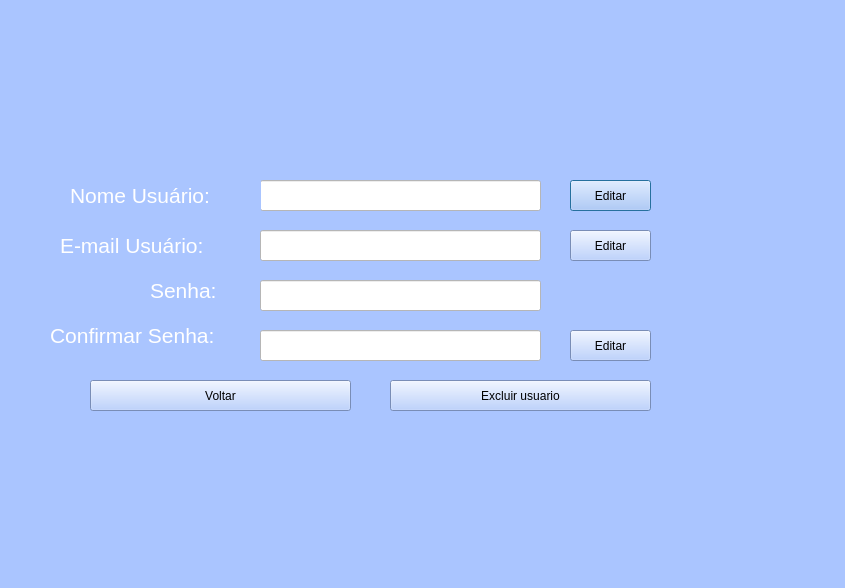
<?xml version="1.0" encoding="UTF-8"?>
<ui version="4.0">
 <class>Dialog</class>
 <widget class="QDialog" name="Dialog">
  <property name="geometry">
   <rect>
    <x>0</x>
    <y>0</y>
    <width>845</width>
    <height>588</height>
   </rect>
  </property>
  <property name="windowTitle">
   <string>Dialog</string>
  </property>
  <property name="styleSheet">
   <string notr="true">background-color: rgb(170, 197, 255);</string>
  </property>
  <widget class="QLineEdit" name="C_senha">
   <property name="geometry">
    <rect>
     <x>260</x>
     <y>280</y>
     <width>281</width>
     <height>31</height>
    </rect>
   </property>
   <property name="styleSheet">
    <string notr="true">background-color: rgb(255, 255, 255);</string>
   </property>
   <property name="echoMode">
    <enum>QLineEdit::Password</enum>
   </property>
  </widget>
  <widget class="QLineEdit" name="C_email">
   <property name="geometry">
    <rect>
     <x>260</x>
     <y>230</y>
     <width>281</width>
     <height>31</height>
    </rect>
   </property>
   <property name="styleSheet">
    <string notr="true">background-color: rgb(255, 255, 255);</string>
   </property>
  </widget>
  <widget class="QLabel" name="ConfirmarSenha">
   <property name="geometry">
    <rect>
     <x>50</x>
     <y>310</y>
     <width>211</width>
     <height>51</height>
    </rect>
   </property>
   <property name="text">
    <string>&lt;html&gt;&lt;head/&gt;&lt;body&gt;&lt;p&gt;&lt;span style=&quot; font-size:16pt; color:#ffffff;&quot;&gt;Confirmar Senha:&lt;/span&gt;&lt;/p&gt;&lt;/body&gt;&lt;/html&gt;</string>
   </property>
  </widget>
  <widget class="QLineEdit" name="C_ConfirmarSenha">
   <property name="geometry">
    <rect>
     <x>260</x>
     <y>330</y>
     <width>281</width>
     <height>31</height>
    </rect>
   </property>
   <property name="styleSheet">
    <string notr="true">background-color: rgb(255, 255, 255);</string>
   </property>
   <property name="echoMode">
    <enum>QLineEdit::Password</enum>
   </property>
  </widget>
  <widget class="QLineEdit" name="C_usuario">
   <property name="enabled">
    <bool>true</bool>
   </property>
   <property name="geometry">
    <rect>
     <x>260</x>
     <y>180</y>
     <width>281</width>
     <height>31</height>
    </rect>
   </property>
   <property name="styleSheet">
    <string notr="true">background-color: rgb(255, 255, 255);</string>
   </property>
  </widget>
  <widget class="QLabel" name="Usuario">
   <property name="geometry">
    <rect>
     <x>70</x>
     <y>170</y>
     <width>191</width>
     <height>51</height>
    </rect>
   </property>
   <property name="text">
    <string>&lt;html&gt;&lt;head/&gt;&lt;body&gt;&lt;p&gt;&lt;span style=&quot; font-size:16pt; color:#ffffff;&quot;&gt;Nome Usuário:&lt;/span&gt;&lt;/p&gt;&lt;/body&gt;&lt;/html&gt;</string>
   </property>
  </widget>
  <widget class="QLabel" name="email">
   <property name="geometry">
    <rect>
     <x>60</x>
     <y>220</y>
     <width>191</width>
     <height>51</height>
    </rect>
   </property>
   <property name="text">
    <string>&lt;html&gt;&lt;head/&gt;&lt;body&gt;&lt;p&gt;&lt;span style=&quot; font-size:16pt; color:#ffffff;&quot;&gt;E-mail Usuário:&lt;/span&gt;&lt;/p&gt;&lt;/body&gt;&lt;/html&gt;</string>
   </property>
  </widget>
  <widget class="QLabel" name="img_login_T2">
   <property name="geometry">
    <rect>
     <x>310</x>
     <y>40</y>
     <width>131</width>
     <height>111</height>
    </rect>
   </property>
   <property name="styleSheet">
    <string notr="true">image: url(:/img/USUARIO.png);</string>
   </property>
   <property name="text">
    <string/>
   </property>
  </widget>
  <widget class="QLabel" name="Senha">
   <property name="geometry">
    <rect>
     <x>150</x>
     <y>270</y>
     <width>91</width>
     <height>41</height>
    </rect>
   </property>
   <property name="text">
    <string>&lt;html&gt;&lt;head/&gt;&lt;body&gt;&lt;p&gt;&lt;span style=&quot; font-size:16pt; color:#ffffff;&quot;&gt;Senha:&lt;/span&gt;&lt;/p&gt;&lt;/body&gt;&lt;/html&gt;</string>
   </property>
  </widget>
  <widget class="QPushButton" name="Editar_nome">
   <property name="geometry">
    <rect>
     <x>570</x>
     <y>180</y>
     <width>81</width>
     <height>31</height>
    </rect>
   </property>
   <property name="text">
    <string>Editar</string>
   </property>
  </widget>
  <widget class="QPushButton" name="Editar_email">
   <property name="geometry">
    <rect>
     <x>570</x>
     <y>230</y>
     <width>81</width>
     <height>31</height>
    </rect>
   </property>
   <property name="text">
    <string>Editar</string>
   </property>
  </widget>
  <widget class="QPushButton" name="Editar_senha">
   <property name="geometry">
    <rect>
     <x>570</x>
     <y>330</y>
     <width>81</width>
     <height>31</height>
    </rect>
   </property>
   <property name="text">
    <string>Editar</string>
   </property>
  </widget>
  <widget class="QPushButton" name="Excluir_usuario">
   <property name="geometry">
    <rect>
     <x>390</x>
     <y>380</y>
     <width>261</width>
     <height>31</height>
    </rect>
   </property>
   <property name="text">
    <string>Excluir usuario</string>
   </property>
  </widget>
  <widget class="QLabel" name="aviso">
   <property name="geometry">
    <rect>
     <x>100</x>
     <y>470</y>
     <width>551</width>
     <height>81</height>
    </rect>
   </property>
   <property name="font">
    <font>
     <pointsize>16</pointsize>
     <weight>75</weight>
     <bold>true</bold>
    </font>
   </property>
   <property name="text">
    <string/>
   </property>
   <property name="alignment">
    <set>Qt::AlignCenter</set>
   </property>
  </widget>
  <widget class="QPushButton" name="voltar">
   <property name="geometry">
    <rect>
     <x>90</x>
     <y>380</y>
     <width>261</width>
     <height>31</height>
    </rect>
   </property>
   <property name="text">
    <string>Voltar</string>
   </property>
  </widget>
  <zorder>C_senha</zorder>
  <zorder>C_email</zorder>
  <zorder>ConfirmarSenha</zorder>
  <zorder>C_ConfirmarSenha</zorder>
  <zorder>C_usuario</zorder>
  <zorder>Usuario</zorder>
  <zorder>email</zorder>
  <zorder>Senha</zorder>
  <zorder>img_login_T2</zorder>
  <zorder>Editar_nome</zorder>
  <zorder>Editar_email</zorder>
  <zorder>Editar_senha</zorder>
  <zorder>Excluir_usuario</zorder>
  <zorder>aviso</zorder>
  <zorder>voltar</zorder>
 </widget>
 <resources/>
 <connections/>
</ui>
